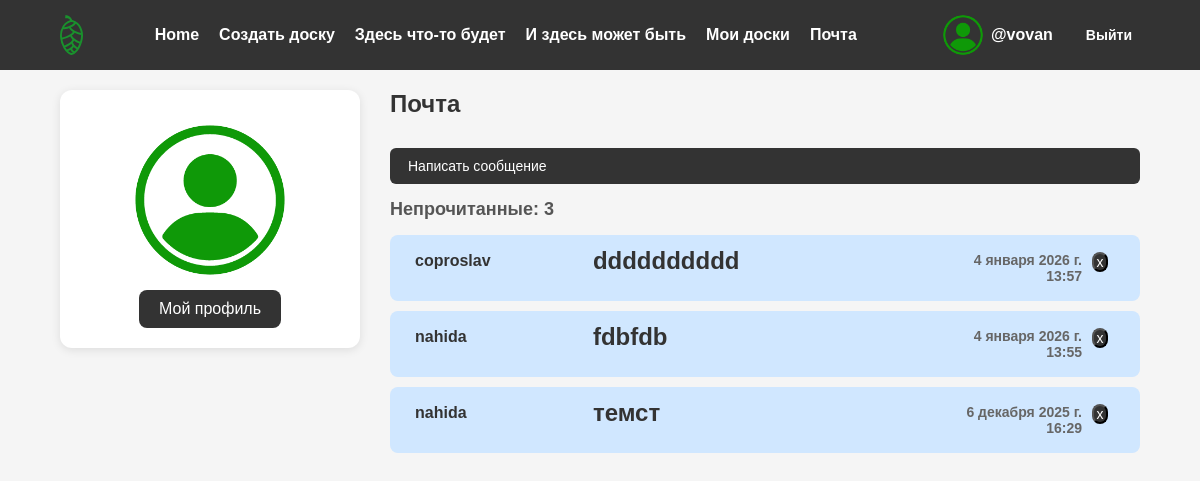
The page /users/inbox/ (signed in) on the database as committed earlier.
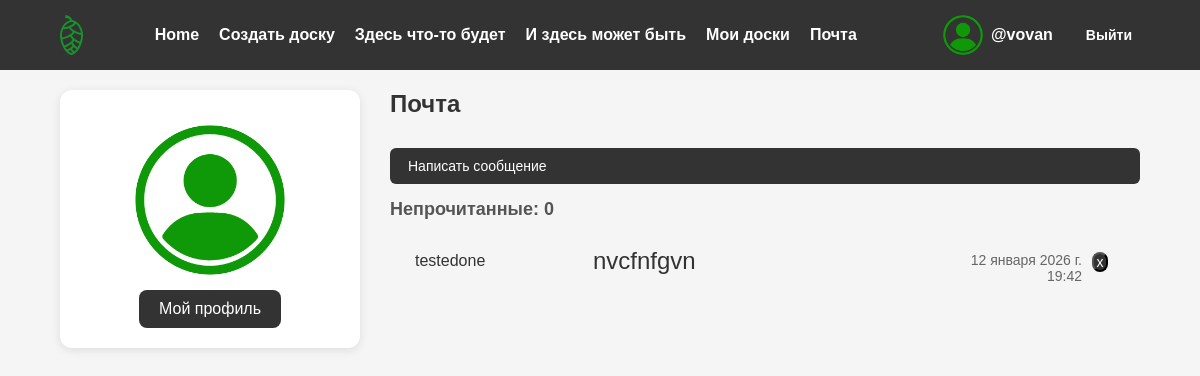
The same page on the database as committed later.
### users/models.py (models this page shows, shortened)
class Message(models.Model):  # отправить пользователю сообщение
    sender = models.ForeignKey(User, on_delete=models.SET_NULL, null=True, blank=True)
    recipient = models.ForeignKey(User, on_delete=models.SET_NULL, null=True, blank=True, related_name='messages')
    file = models.FileField(upload_to='uploads/', blank=True, null=True)
    name = models.CharField(max_length=200, blank=True)
    email = models.EmailField(max_length=200, blank=True)
    subject = models.CharField(max_length=200, blank=True)
    body = models.TextField()
    is_read = models.BooleanField(default=False)
    created = models.DateTimeField(auto_now_add=True)
    class Meta:
        ordering = ['is_read', '-created']  # по прочитанным+дата созд.
        verbose_name = "Сообщения"

### users/views.py (the view)
# urls.py: path('inbox/', views.inbox, name='inbox'),
@login_required(login_url='login')
def inbox(request):
    user = request.user
    message_request = user.messages.all()
    unread = message_request.filter(is_read=False).count()
    context = {
        'message_request': message_request,
        'unread': unread
    }
    return render(request, 'users/inbox.html', context)

### users/templates/users/inbox.html (shortened to what this page needs)
{% extends 'base.html' %}
{% load static %}
{% block profile %}
<link rel="stylesheet" href="{% static 'styles/inbox.css' %}">
{% endblock %}
{% block content %}
<main class="profile">
    <div class="container-prof">
        <div class="profile-left">
            <div class="profile-window">
                <img src="{{ user.profile.avatar.url }}" alt="Аватар">
                <a href="{% url 'profile' %}" class="btn edit">Мой профиль</a>
            </div>
        </div>
        <div class="profile-right inbox">
            <h1>Почта</h1>
            <a href="{% url 'new-message' %}" class="btn compose">Написать сообщение</a>
            <h3>Непрочитанные: {{ unread }}</h3>
            <ul class="emails-list">
                {% for message in message_request %}
                <li class="email {% if not message.is_read %}email--unread{% endif %}">
                    <a href="{% url 'message' message.id %}">
                        <span class="email-name">{{ message.name }}</span>
                        <span class="email-subject">{{ message.subject }}</span>
                        <span class="email-date">{{ message.created }}</span>
                        <form method="post" action="{% url 'delete_message' message.id %}" style="display:inline;">
                            <button type="submit" class="delete-message">x</button>
                        </form>
                    </a>
                </li>
                {% endfor %}
            </ul>
        </div>
    </div>
</main>
{% endblock %}

Rows that differ between the two databases and show on the page:
removed Message: name "coproslav", subject "dddddddddd", created "4 января 2026 г. 13:57"
removed Message: name "nahida", subject "fdbfdb", created "4 января 2026 г. 13:55"
removed Message: name "nahida", subject "темст", created "6 декабря 2025 г. 16:29"
added Message: name "testedone", subject "nvcfnfgvn", created "12 января 2026 г. 19:42", is_read True (drawn)
Other text that changed with them:
{{ unread }}: "3" → "0"
